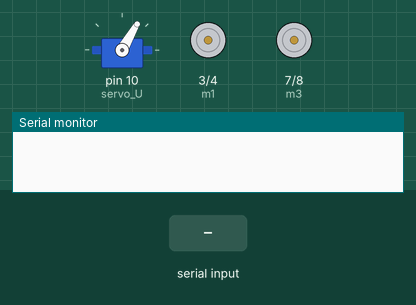
Simulated run of this sketch. Board: Arduino Uno, built with avr-gcc and run on an emulated ATmega328P. On the bench: servo, motor-driver pin pairs drawn as motors (green arrow = first pin HIGH = forward, orange = second pin HIGH = backward, longer = more drive, scaled by the enable pin), the last lines printed to the serial monitor. The inputs (shaded band) are chosen by the test bench.

Above: at 1.2 s.
1.3 s: "F" received over Serial
At 2.3 s:
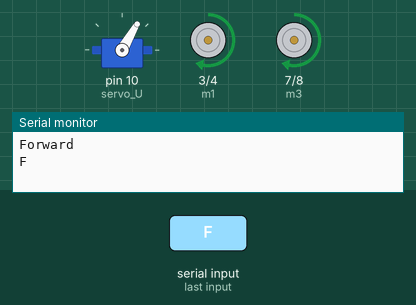
3.0 s: "R" received over Serial
At 3.4 s:
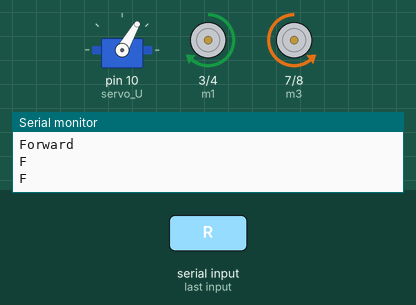
5.6 s: "L" received over Serial
At 6.5 s:
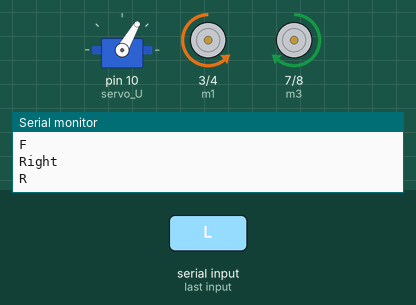
8.2 s: "D" received over Serial
At 8.6 s:
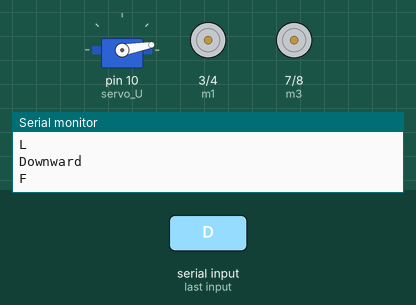
9.7 s: "FLAT" received over Serial
At 10.1 s:
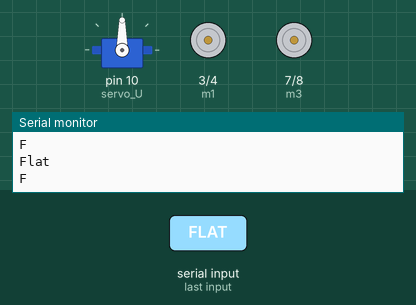
11.2 s: "R" received over Serial
At 12.1 s:
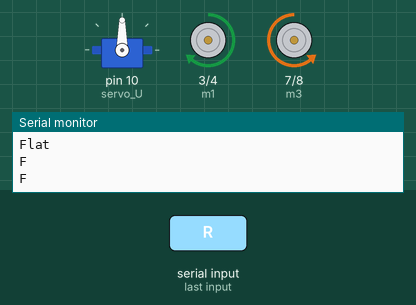
Timing chart, 0 to 14.2 s (numbered marks = the images above; inputs shaded):
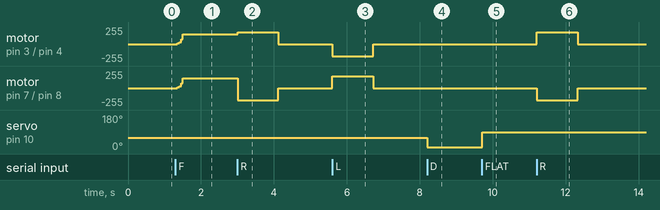

The sketch:

PA-robo.ino
```cpp
#include<Servo.h>
String readString, store;
#define m1 3
#define m2 4
#define m3 7
#define m4 8
#define en1 5
#define en2 6

#define echo 12
#define trig 11
int distance,pos=0,d=3,i=70, x=0,flag=0,a=1;
Servo servo_D;
Servo servo_U;

void setup() {
  Serial.begin(9600);
  pinMode(m1, OUTPUT);
  pinMode(m2, OUTPUT);
  pinMode(m3, OUTPUT);
  pinMode(m4, OUTPUT);
  pinMode(en1, OUTPUT);
  pinMode(en2, OUTPUT);
  pinMode(trig, OUTPUT);
  pinMode(echo, INPUT);
  //servo_D.attach(9);
  servo_U.attach(10);
}

void loop() {
  while(a>0)
  {
    servo_U.write(60);
    a=0;
  }
    while (Serial.available())
  {
    delay(3);
    char c = Serial.read();
    if (c == ','){
      break;
    }
   readString += c;
    // put your main code here, to run repeatedly:
    }
if(readString.length() >0)
      {
        //Serial.println(readString);
        if (readString == "R")
        {
          Serial.println(store);
          right();
          flag=1;
          Serial.println("Right");
          store="R";
        }
        if (readString == "L")
        {
          left();
          Serial.println("Left");
          flag=1;
          store="L";

        }
        if (readString == "F")
        {
          flag=1;
          if(store == "S")
          {
            x=0;
          }
          forward();
          Serial.println("Forward");
          store="F";

        }
        if (readString == "S")
        {
          stopbot();
          Serial.println("Stop");
          store="S";
        }
        if (readString == "U")
        {
          servo_U.write(60);
          Serial.println("Upward");
          store="F";

        }
         if (readString == "D")
        {

          servo_U.write(10);
          Serial.println("Downward");
          store="F";

        }
        if (readString == "FLAT")
        {
          servo_U.write(90);
          Serial.println("Flat");
          store="F";

        }

        Serial.println(store);
     readString="";
     }

 //Distance();
/*
 if(Serial.available()>0)
{
  pos=Serial.parseInt();
}
    Serial.println(pos);
if(pos>0)

{ if(i <= 53 || i>=135)
{
  Serial.println(i);
  d=d*-1;
}

  servo_D.write(i);
  i += d;
  delay(30);
}
*/
}
void Distance()
{
 long duration;

digitalWrite(trig, LOW);
delayMicroseconds(2);
digitalWrite(trig, HIGH);
delayMicroseconds(10);
digitalWrite(trig, LOW);
duration = pulseIn(echo, HIGH);
distance = duration*0.034/2 ;
Serial.print("distance= ");
Serial.println(distance);
delay(100);
}
void forward()
{
  for(x;x<=255;x+=x+10)
  {
    analogWrite(en1, x);
    analogWrite(en2, x);
    digitalWrite(m1, HIGH);
    digitalWrite(m2, LOW);
    digitalWrite(m3, HIGH);
    digitalWrite(m4, LOW);
    delay(50);
  }

    digitalWrite(m1, HIGH);
    digitalWrite(m2, LOW);
    digitalWrite(m3, HIGH);
    digitalWrite(m4, LOW);
    delay(40);
}
void stopbot()
{

    digitalWrite(m1, LOW);
    digitalWrite(m2, LOW);
    digitalWrite(m3, LOW);
    digitalWrite(m4, LOW);
    delay(40);

}
void left()
{   while(flag==1)
{
    analogWrite(en1, 180);
    analogWrite(en2, 180);
    digitalWrite(m1, LOW);
    digitalWrite(m2, HIGH);
    digitalWrite(m3, HIGH);
    digitalWrite(m4, LOW);
    delay(1120);
    flag=0;
}
    digitalWrite(m1, LOW);
    digitalWrite(m2, LOW);
    digitalWrite(m3, LOW);
    digitalWrite(m4, LOW);
    delay(40);
}
void right()
{
  while(flag==1)
  {
    analogWrite(en1, 180);
    analogWrite(en2, 180);
    digitalWrite(m1, HIGH);
    digitalWrite(m2, LOW);
    digitalWrite(m3, LOW);
    digitalWrite(m4, HIGH);
    delay(1120);
    flag=0;
}
    digitalWrite(m1, LOW);
    digitalWrite(m2, LOW);
    digitalWrite(m3, LOW);
    digitalWrite(m4, LOW);
    delay(40);
}
```

Measured:
- after the input at 1.3 s, motor on pin 3 (m1) / pin 4 (m2), motor on pin 7 (m3) / pin 8 (m4): stopped → forward 150/255 after 0.05 s
- after the input at 3.0 s, motor on pin 3 (m1) / pin 4 (m2): forward 150/255 → forward 180/255 at once, → stopped 1.1 s later; motor on pin 7 (m3) / pin 8 (m4): forward 150/255 → backward 180/255 at once, → stopped 1.1 s later
- after the input at 5.6 s, motor on pin 3 (m1) / pin 4 (m2): stopped → backward 180/255 at once, → stopped 1.1 s later; motor on pin 7 (m3) / pin 8 (m4): stopped → forward 180/255 at once, → stopped 1.1 s later
- after the input at 8.2 s, servo on pin 10 (servo_U): 60° → 10° at once
- after the input at 9.7 s, servo on pin 10 (servo_U): 10° → 90° at once
- after the input at 11.2 s, motor on pin 3 (m1) / pin 4 (m2): stopped → forward 180/255 at once, → stopped 1.1 s later; motor on pin 7 (m3) / pin 8 (m4): stopped → backward 180/255 at once, → stopped 1.1 s later
